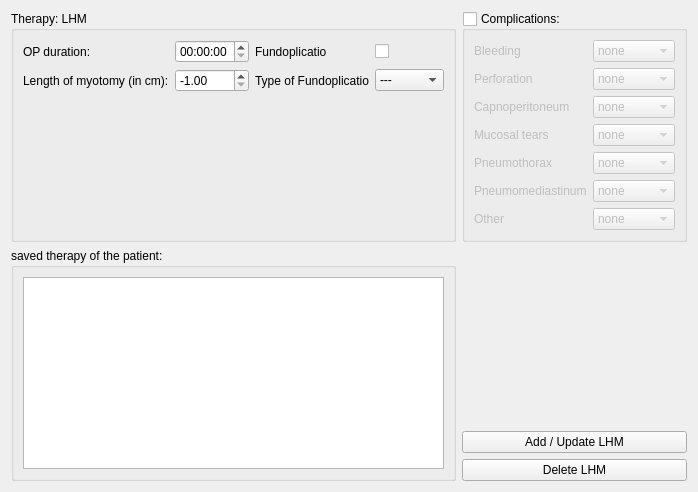
          <widget class="QWidget" name="lhm">
           <layout class="QGridLayout" name="gridLayout_34">
            <item row="2" column="0">
             <widget class="QGroupBox" name="groupBox_18">
              <property name="title">
               <string>saved therapy of the patient:</string>
              </property>
              <layout class="QGridLayout" name="gridLayout_49">
               <item row="0" column="0">
                <widget class="QTextEdit" name="lhm_text">
                 <property name="readOnly">
                  <bool>true</bool>
                 </property>
                </widget>
               </item>
              </layout>
             </widget>
            </item>
            <item row="0" column="0">
             <widget class="QGroupBox" name="groupBox_23">
              <property name="title">
               <string>Therapy: LHM</string>
              </property>
              <layout class="QGridLayout" name="gridLayout_52">
               <item row="0" column="0" rowspan="2" colspan="2">
                <layout class="QGridLayout" name="gridLayout_50">
                 <item row="0" column="1">
                  <widget class="QTimeEdit" name="lhm_time">
                   <property name="maximumTime">
                    <time>
                     <hour>5</hour>
                     <minute>0</minute>
                     <second>0</second>
                    </time>
                   </property>
                   <property name="currentSection">
                    <enum>QDateTimeEdit::HourSection</enum>
                   </property>
                  </widget>
                 </item>
                 <item row="0" column="0">
                  <widget class="QLabel" name="label_23">
                   <property name="text">
                    <string>OP duration:</string>
                   </property>
                  </widget>
                 </item>
                 <item row="2" column="1">
                  <widget class="QDoubleSpinBox" name="lhm_length_spin">
                   <property name="minimum">
                    <double>-1.000000000000000</double>
                   </property>
                   <property name="maximum">
                    <double>10.000000000000000</double>
                   </property>
                   <property name="value">
                    <double>-1.000000000000000</double>
                   </property>
                  </widget>
                 </item>
                 <item row="2" column="0">
                  <widget class="QLabel" name="label_24">
                   <property name="text">
                    <string>Length of myotomy (in cm):</string>
                   </property>
                  </widget>
                 </item>
                 <item row="0" column="2">
                  <widget class="QLabel" name="label_25">
                   <property name="text">
                    <string>Fundoplicatio</string>
                   </property>
                  </widget>
                 </item>
                 <item row="0" column="3">
                  <widget class="QCheckBox" name="lhm_fundo_bool">
                   <property name="text">
                    <string/>
                   </property>
                  </widget>
                 </item>
                 <item row="2" column="2">
                  <widget class="QLabel" name="label_46">
                   <property name="text">
                    <string>Type of Fundoplicatio</string>
                   </property>
                  </widget>
                 </item>
                 <item row="2" column="3">
                  <widget class="QComboBox" name="lhm_fundo_type_dropdown">
                   <item>
                    <property name="text">
                     <string>---</string>
                    </property>
                   </item>
                   <item>
                    <property name="text">
                     <string>Nissen</string>
                    </property>
                   </item>
                   <item>
                    <property name="text">
                     <string>Toupet</string>
                    </property>
                   </item>
                   <item>
                    <property name="text">
                     <string>Dor</string>
                    </property>
                   </item>
                  </widget>
                 </item>
                 <item row="3" column="2">
                  <spacer name="verticalSpacer_17">
                   <property name="orientation">
                    <enum>Qt::Vertical</enum>
                   </property>
                   <property name="sizeHint" stdset="0">
                    <size>
                     <width>20</width>
                     <height>40</height>
                    </size>
                   </property>
                  </spacer>
                 </item>
                </layout>
               </item>
              </layout>
             </widget>
            </item>
            <item row="2" column="2">
             <layout class="QVBoxLayout" name="verticalLayout">
              <item>
               <spacer name="verticalSpacer_3">
                <property name="orientation">
                 <enum>Qt::Vertical</enum>
                </property>
                <property name="sizeHint" stdset="0">
                 <size>
                  <width>20</width>
                  <height>40</height>
                 </size>
                </property>
               </spacer>
              </item>
              <item>
               <widget class="QPushButton" name="add_lhm_button">
                <property name="text">
                 <string>Add / Update LHM</string>
                </property>
               </widget>
              </item>
              <item>
               <widget class="QPushButton" name="delete_lhm_button">
                <property name="text">
                 <string>Delete LHM</string>
                </property>
               </widget>
              </item>
             </layout>
            </item>
            <item row="0" column="2">
             <widget class="QGroupBox" name="lhm_complications">
              <property name="title">
               <string>Complications:</string>
              </property>
              <property name="checkable">
               <bool>true</bool>
              </property>
              <property name="checked">
               <bool>false</bool>
              </property>
              <layout class="QGridLayout" name="gridLayout_65">
               <item row="0" column="1">
                <widget class="QComboBox" name="comboBox_47">
                 <property name="enabled">
                  <bool>false</bool>
                 </property>
                 <item>
                  <property name="text">
                   <string>none</string>
                  </property>
                 </item>
                 <item>
                  <property name="text">
                   <string>mild</string>
                  </property>
                 </item>
                 <item>
                  <property name="text">
                   <string>moderate</string>
                  </property>
                 </item>
                 <item>
                  <property name="text">
                   <string>servere</string>
                  </property>
                 </item>
                </widget>
               </item>
               <item row="1" column="1">
                <widget class="QComboBox" name="comboBox_45">
                 <property name="enabled">
                  <bool>false</bool>
                 </property>
                 <item>
                  <property name="text">
                   <string>none</string>
                  </property>
                 </item>
                 <item>
                  <property name="text">
                   <string>mild</string>
                  </property>
                 </item>
                 <item>
                  <property name="text">
                   <string>moderate</string>
                  </property>
                 </item>
                 <item>
                  <property name="text">
                   <string>severe</string>
                  </property>
                 </item>
                </widget>
               </item>
               <item row="4" column="0">
                <widget class="QLabel" name="label_113">
                 <property name="text">
                  <string>Pneumothorax</string>
                 </property>
                </widget>
               </item>
               <item row="3" column="1">
                <widget class="QComboBox" name="comboBox_44">
                 <property name="enabled">
                  <bool>false</bool>
                 </property>
                 <item>
                  <property name="text">
                   <string>none</string>
                  </property>
                 </item>
                 <item>
                  <property name="text">
                   <string>mild</string>
                  </property>
                 </item>
                 <item>
                  <property name="text">
                   <string>moderate</string>
                  </property>
                 </item>
                 <item>
                  <property name="text">
                   <string>severe</string>
                  </property>
                 </item>
                </widget>
               </item>
               <item row="2" column="1">
                <widget class="QComboBox" name="comboBox_46">
                 <property name="enabled">
                  <bool>false</bool>
                 </property>
                 <item>
                  <property name="text">
                   <string>none</string>
                  </property>
                 </item>
                 <item>
                  <property name="text">
                   <string>mild</string>
                  </property>
                 </item>
                 <item>
                  <property name="text">
                   <string>moderate</string>
                  </property>
                 </item>
                 <item>
                  <property name="text">
                   <string>severe</string>
                  </property>
                 </item>
                </widget>
               </item>
               <item row="0" column="0">
                <widget class="QLabel" name="label_117">
                 <property name="text">
                  <string>Bleeding</string>
                 </property>
                </widget>
               </item>
               <item row="2" column="0">
                <widget class="QLabel" name="label_115">
                 <property name="text">
                  <string>Capnoperitoneum</string>
                 </property>
                </widget>
               </item>
               <item row="6" column="0">
                <widget class="QLabel" name="label_116">
                 <property name="text">
                  <string>Other</string>
                 </property>
                </widget>
               </item>
               <item row="1" column="0">
                <widget class="QLabel" name="label_114">
                 <property name="text">
                  <string>Perforation</string>
                 </property>
                </widget>
               </item>
               <item row="3" column="0">
                <widget class="QLabel" name="label_119">
                 <property name="text">
                  <string>Mucosal tears</string>
                 </property>
                </widget>
               </item>
               <item row="5" column="0">
                <widget class="QLabel" name="label_120">
                 <property name="text">
                  <string>Pneumomediastinum</string>
                 </property>
                </widget>
               </item>
               <item row="4" column="1">
                <widget class="QComboBox" name="comboBox_49">
                 <property name="enabled">
                  <bool>false</bool>
                 </property>
                 <item>
                  <property name="text">
                   <string>none</string>
                  </property>
                 </item>
                 <item>
                  <property name="text">
                   <string>mild</string>
                  </property>
                 </item>
                 <item>
                  <property name="text">
                   <string>moderate</string>
                  </property>
                 </item>
                 <item>
                  <property name="text">
                   <string>severe</string>
                  </property>
                 </item>
                </widget>
               </item>
               <item row="5" column="1">
                <widget class="QComboBox" name="comboBox_50">
                 <property name="enabled">
                  <bool>false</bool>
                 </property>
                 <item>
                  <property name="text">
                   <string>none</string>
                  </property>
                 </item>
                 <item>
                  <property name="text">
                   <string>mild</string>
                  </property>
                 </item>
                 <item>
                  <property name="text">
                   <string>moderate</string>
                  </property>
                 </item>
                 <item>
                  <property name="text">
                   <string>severe</string>
                  </property>
                 </item>
                </widget>
               </item>
               <item row="6" column="1">
                <widget class="QComboBox" name="comboBox_48">
                 <property name="enabled">
                  <bool>false</bool>
                 </property>
                 <item>
                  <property name="text">
                   <string>none</string>
                  </property>
                 </item>
                 <item>
                  <property name="text">
                   <string>mild</string>
                  </property>
                 </item>
                 <item>
                  <property name="text">
                   <string>moderate</string>
                  </property>
                 </item>
                 <item>
                  <property name="text">
                   <string>severe</string>
                  </property>
                 </item>
                </widget>
               </item>
              </layout>
             </widget>
            </item>
           </layout>
          </widget>
